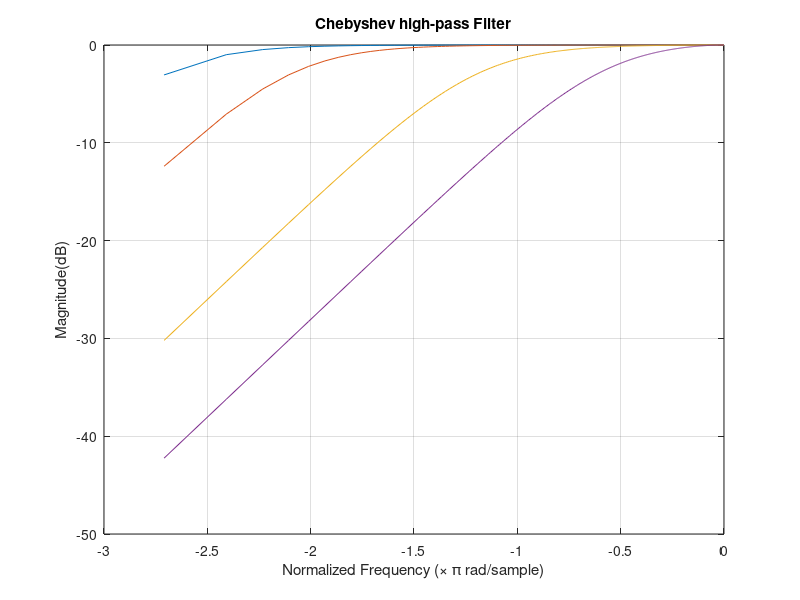

Write MATLAB code to recreate this figure. (Note: this script raises an error after producing the figure.)

% Chebyshev high-pass filter
clear all
close all
clc
figure;
[b,a] = cheby2(1,30,0.0000625,'high')
[h,f]=freqz(b,a);
plot(log10(f/pi),mag2db(abs(h)));
hold on
[b,a] = cheby2(1,30,0.00025,'high')
[h,f]=freqz(b,a);
plot(log10(f/pi),mag2db(abs(h)));
hold on
[b,a] = cheby2(1,30,0.002,'high')
[h,f]=freqz(b,a);
plot(log10(f/pi),mag2db(abs(h)));
[b,a] = cheby2(1,30,0.008,'high')
[h,f]=freqz(b,a);
plot(log10(f/pi),mag2db(abs(h)));
hold on
grid on
xlabel('Normalized Frequency (\times \pi rad/sample)');
ylabel('Magnitude(dB)');
title('Chebyshev high-pass Filter');
figure;
pzmap(b,a)
zgrid
title('Chebyshev high-pass Filter');


% Chebyshev high-pass filter
clear all
close all
clc
figure;
[b,a] = cheby2(5,30,0.9999,'low')
[h,f]=freqz(b,a);
plot(log10(f/pi),mag2db(abs(h)));
hold on
[b,a] = cheby2(5,30,0.75,'low')
[h,f]=freqz(b,a);
plot(log10(f/pi),mag2db(abs(h)));
hold on
[b,a] = cheby2(5,30,0.325,'low')
[h,f]=freqz(b,a);
plot(log10(f/pi),mag2db(abs(h)));
[b,a] = cheby2(5,30,0.1875,'low')
[h,f]=freqz(b,a);
plot(log10(f/pi),mag2db(abs(h)));
hold on
grid on
xlabel('Normalized Frequency (\times \pi rad/sample)');
ylabel('Magnitude(dB)');
title('Chebyshev low-pass Filter');
figure;
pzmap(b,a)
zgrid
title('Chebyshev low-pass Filter');
